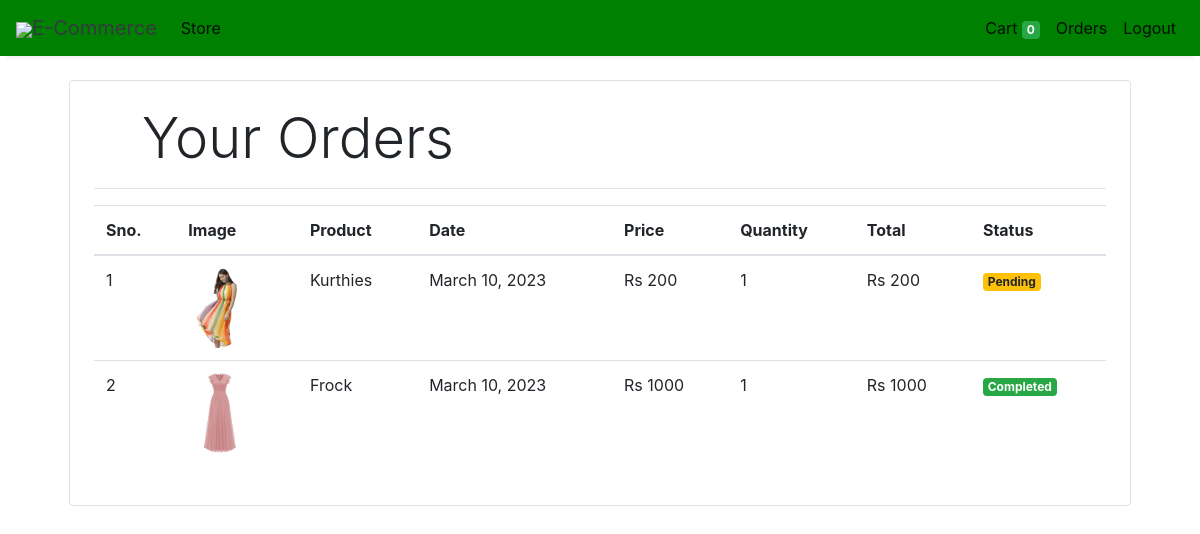
Screenshot of /orders (signed in) with the database file from the repository.
### store/models/orders.py (models this page shows, shortened)
class Order(models.Model):
    product = models.ForeignKey(Products,
                                on_delete=models.CASCADE)
    customer = models.ForeignKey(Customer,
                                 on_delete=models.CASCADE)
    quantity = models.IntegerField(default=1)
    price = models.IntegerField()
    address = models.CharField (max_length=50, default='', blank=True)
    phone = models.CharField (max_length=50, default='', blank=True)
    date = models.DateField (default=datetime.datetime.today)
    status = models.BooleanField (default=False)
    @staticmethod
    def get_orders_by_customer(customer_id):
        return Order.objects.filter(customer=customer_id).order_by('-date')

### store/models/product.py (models this page shows, shortened)
class Products(models.Model):
    name = models.CharField(max_length=60)
    price= models.IntegerField(default=0)
    category= models.ForeignKey(Category,on_delete=models.CASCADE,default=1 )
    description= models.CharField(max_length=250, default='', blank=True, null= True)
    image= models.ImageField(upload_to='uploads/products/')

### store/middlewares/auth.py (the view)
    def middleware(request):
        print(request.session.get('customer'))
        returnUrl = request.META['PATH_INFO']
        print(request.META['PATH_INFO'])
        if not request.session.get('customer'):
           return redirect(f'login?return_url={returnUrl}')
        response = get_response(request)
        return response

### store/templatetags/custom_filter.py (called while the page is built)
@register.filter(name='currency')
def currency(number):
    return "Rs "+str(number)

@register.filter(name='multiply')
def multiply(number , number1):
    return number * number1

### store/views/orders.py (called while the page is built)
    def get(self , request ):
        customer = request.session.get('customer')
        orders = Order.get_orders_by_customer(customer)
        print(orders)
        return render(request , 'orders.html'  , {'orders' : orders})

### store/templates/orders.html
{% extends 'base.html' %}
{% block content %}
{% load cart %}
{% load custom_filter %}
<div class="container">
   <div class="border rounded p-4 m-4">
        <p class="display-4 pl-4 ml-4">Your Orders</p>
        <hr>
        <table class="table">
            <thead>
                <tr>
                    <th>Sno.</th>
                    <th>Image</th>
                    <th>Product</th>
                    <th>Date</th>
                    <th>Price</th>
                    <th>Quantity</th>
                    <th>Total</th>
                    <th>Status</th>
                </tr>
            </thead>
            <tbody>
                {% for order in orders %}
                <tr>
                    <td>{{forloop.counter}}</td>
                    <td><img style="height: 80px;" class="rounded-circle" src="{{order.product.image.url}}" alt=""></td>
                    <td>{{order.product.name}}</td>
                    <td>{{order.date}}</td>
                    <td>{{order.price|currency}}</td>
                    <td>{{order.quantity}}</td>
                    <td>{{order.quantity|multiply:order.price|currency}}</td>
                    {% if order.status %}
                    <td><small class="badge badge-success">Completed</small></td>
                    {%else%}
                    <td><small class="badge badge-warning">Pending</small></td>
                    {% endif %}
                </tr>
                {% endfor %}
            </tbody>
        </table>
   </div>
</div>
{% endblock %}

### store/templates/base.html (shortened to what this page needs)
<!doctype html>
<html lang="en">
<head>
  <link rel="stylesheet" href="https://maxcdn.bootstrapcdn.com/bootstrap/4.0.0/css/bootstrap.min.css"
>
</head>
<body>
<nav class="one-edge-shadow
  navbar navbar-light
  sticky-top navbar
  navbar-expand-lg
  text-white">
    <a class="navbar-brand ms-3 text-dark " href="/">
    <link rel="stylesheet" href="https://use.fontawesome.com/releases/v5.7.0/css/all.css">
    <img src="https://www.freepnglogos.com/uploads/shopping-cart-png/shopping-cart-svg-png-icon-download-28.png" style="width:50px;height:50px,color:text-light;">E-Commerce</a>
    <div class="collapse navbar-collapse" id="navbarSupportedContent">
      <ul class="navbar-nav mr-auto">
        <li class="nav-item active">
          <a class="nav-link" href="/store">Store <span class="sr-only">(current)</span></a>
        </li>
          </ul>
      <ul class=" navbar-nav my-2 my-lg-0">
        <li class="nav-item active">
          <a class="nav-link" href="/cart">Cart
            <span class="badge badge-success">{{request.session.cart.keys|length}}</span>
            <span class="sr-only">(current)</span></a>
        </li>
        {% if request.session.customer %}
        <li class="nav-item active ">
          <a class="nav-link" href="/orders">Orders<span class="sr-only">(current)</span></a>
        </li>
        <li class="nav-item active ">
          <a class="nav-link" href="/logout">Logout<span class="sr-only">(current)</span></a>
        </li>
        {% endif %}
      </ul>
    </div>
  </nav>
  {% block content %}{% endblock %}
</body>
</html>

### store/templates/base.html (style rules this page uses)
nav { background-color: green; }
.one-edge-shadow { box-shadow: 0 8px 2px -5px rgb(246, 245, 245); }

### rows the page displays
Order: product.image (picture), product.name "Kurthies", date "March 10, 2023", price "Rs 200", quantity "1", quantity|multiply "Rs 200", status "Pending"
Order: product.image (picture), product.name "Frock", date "March 10, 2023", price "Rs 1000", quantity "1", quantity|multiply "Rs 1000", status "Completed"

### other values shown
{{ request.session.cart.keys|length }} "0"
